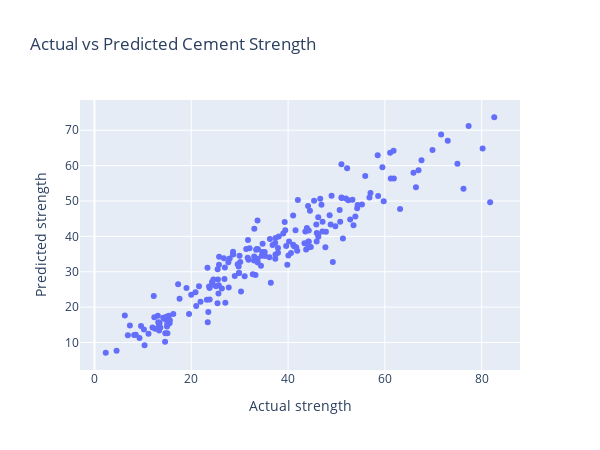

The notebook cell saved with this chart:
### Code cell
fig = px.scatter(compare_df, x='Actual strength', y='Predicted strength',
                 title="Actual vs Predicted Cement Strength",
                 width=600, height=450)
fig.show()

### Figure 1 — Plotly figure (JSON) as saved in the notebook; plotly's stock layout.template omitted (floating-point values rounded to 4 significant figures; data arrays with more than 128 entries replaced by an {"elided": "..."} marker saying what was removed)
{"data": [{"hovertemplate": "Actual strength=%{x}<br>Predicted strength=%{y}<extra></extra>", "legendgroup": "", "marker": {"color": "#636efa", "symbol": "circle"}, "mode": "markers", "name": "", "orientation": "v", "showlegend": false, "type": "scatter", "x": {"elided": "201 float values"}, "xaxis": "x", "y": {"elided": "201 float values"}, "yaxis": "y"}], "layout": {"height": 450, "legend": {"tracegroupgap": 0}, "title": {"text": "Actual vs Predicted Cement Strength"}, "width": 600, "xaxis": {"anchor": "y", "domain": [0, 1], "title": {"text": "Actual strength"}}, "yaxis": {"anchor": "x", "domain": [0, 1], "title": {"text": "Predicted strength"}}}}
